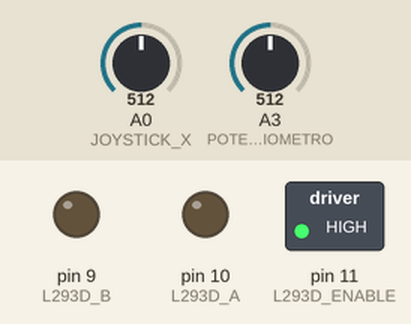
This sketch was run on a simulated Arduino Uno, built with avr-gcc and run on an emulated ATmega328P. On the bench: switched loads named in the sketch (green lamp = pin HIGH), output pins drawn as LEDs (lit = HIGH). The test bench sets the inputs (shaded band); at power-on: A3 (POTENZIOMETRO) = 512, A0 (JOYSTICK_X) = 512. What the sketch prints to the serial monitor is not drawn.

Above: at 1.2 s.
1.3 s: A3 (POTENZIOMETRO) set to 540
4.3 s: A3 (POTENZIOMETRO) set to 562
At 5.4 s:
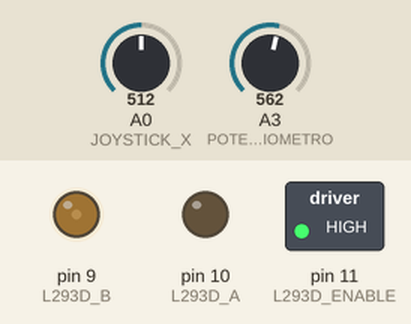
5.8 s: A0 (JOYSTICK_X) set to 306
At 6.5 s:
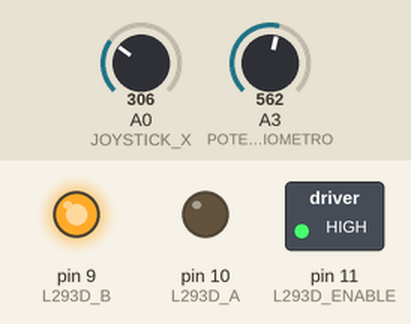
7.3 s: A0 (JOYSTICK_X) set to 716
At 7.7 s:
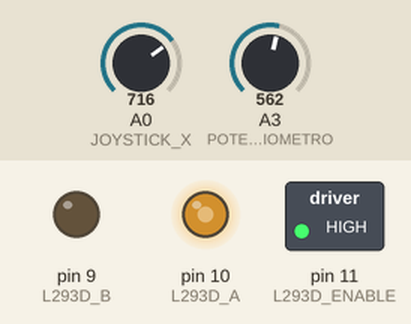
8.8 s: A0 (JOYSTICK_X) set to 1023
At 10.0 s:
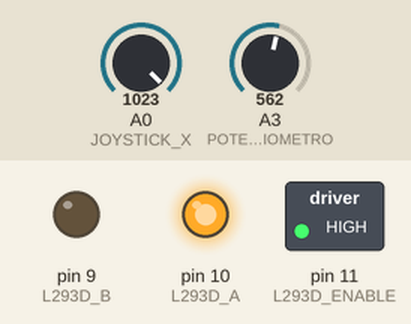
Timing chart, 0 to 11.3 s (numbered marks = the images above; inputs shaded):
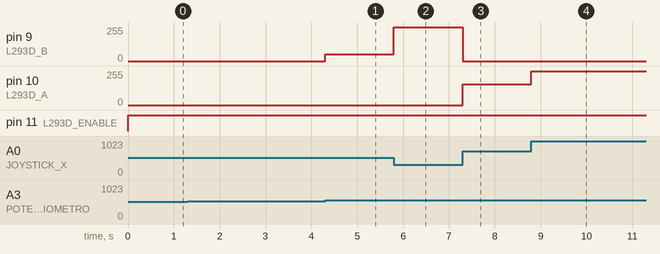

Measured:
- the behaviour switches between 552 and 553 on A3 (POTENZIOMETRO) (found by bisection; images 0 and 1)
- after the input at 4.3 s, pin 9 (L293D_B): 0/255 → 50/255 at once
- after the input at 5.8 s, pin 9 (L293D_B): 50/255 → 255/255 at once
- after the input at 7.3 s, pin 9 (L293D_B): 255/255 → 0/255 at once; pin 10 (L293D_A): 0/255 → 154/255 at once
- after the input at 8.8 s, pin 10 (L293D_A): 154/255 → 255/255 at once

The sketch:

controllo_retroazione.ino
```cpp
/*
 * Questo programma serve a realizzare il controllo di posizione
 * per un servomotore costituito da un motore DC pilotato mediante
 * driver L293D e in cui la posizione angolare viene rilevata
 * mediante un potenziometro, comandato con un Joystick analogico.
 *
 * I test sono stati condotti usando un servomotore SG90 a cui è
 * stata sottratta la parte attiva (controller), utilizzando solamente
 * motore, cascata di ingranaggi e potenziometro.
 *
 * Visualizza l'esperienza di laboratorio completa:
 * https://youtu.be/sk58MOnjTg8
 *
 */

#define L293D_ENABLE   11
#define L293D_A        10
#define L293D_B         9

#define JOYSTICK_X     A0     // comando dell'operatore
#define POTENZIOMETRO  A3     // trasduttore di posizione angolare

#define K_P             1     // costante di proporzionalita' del controllo
#define ZONA_MORTA     40     // zona di lavoro in cui il driver deve restare spento

void setup() {

  Serial.begin( 115200 );

  pinMode( L293D_ENABLE, OUTPUT );
  pinMode( L293D_A,      OUTPUT );
  pinMode( L293D_B,      OUTPUT );

  pinMode( JOYSTICK_X,   INPUT );   /* superflua */

}

void loop() {

  int velocita, duty_cycle, setpoint, posizione;

  setpoint  = analogRead( JOYSTICK_X );
  posizione = analogRead( POTENZIOMETRO );

  velocita = (setpoint - posizione) * K_P;

  if (velocita > ZONA_MORTA) {
    duty_cycle = constrain(velocita, 0, 255);

    analogWrite( L293D_A, duty_cycle );
    analogWrite( L293D_B, 0 );
    digitalWrite( L293D_ENABLE, HIGH );
  }
  else
  if (velocita < -ZONA_MORTA) {
    duty_cycle = constrain((0-velocita), 0, 255);

    analogWrite( L293D_A, 0 );
    analogWrite( L293D_B, duty_cycle );
    digitalWrite( L293D_ENABLE, HIGH );
  }
  else /* -ZONA_MORTA < velocita < ZONA_MORTA */ {
    duty_cycle = 0;

    analogWrite( L293D_A, 0 );
    analogWrite( L293D_B, 0 );
    digitalWrite( L293D_ENABLE, HIGH );
  }

  Serial.print( "0,255,1023," );  // Limiti fissi per Plotter seriale
  Serial.print( setpoint );
  Serial.print( "," );
  Serial.print( posizione );
  Serial.print( "," );
  Serial.print( velocita );
  Serial.print( "," );
  Serial.println( duty_cycle );

}
```
